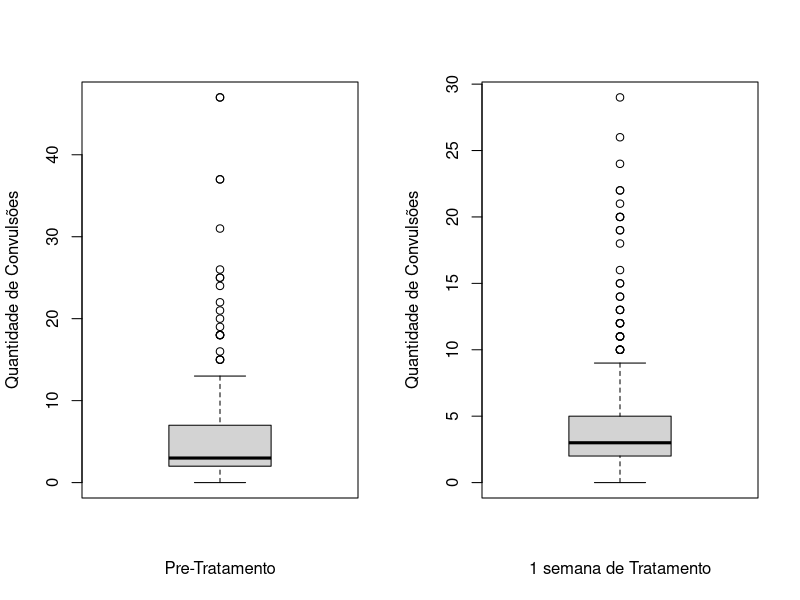

Here is the R script that generated this plot:

######################### Teste t Pareado #########################


# Passo 1: Carregar os pacotes que serao usados

if(!require(dplyr)) install.packages("dplyr") # Instalacao do pacote caso nao esteja instalado
library(dplyr)                                # Carregamento do pacote
if(!require(psych)) install.packages("psych") # Instalacao do pacote caso nao esteja instalado
library(psych)                                # Carregamento do pacote

# Passo 2: Carregar o banco de dados

# Importante: selecionar o diretorio de trabalho (working directory)
# Isso pode ser feito manualmente: Session > Set Working Directory > Choose Directory
# Ou usando a linha de codigo abaixo:
# setwd("")

dados <- read.csv('2-Semestre/Inferencia-STC853/Aula Computacional/Banco de Dados 4.csv', sep = ';', dec = ',', fileEncoding = "latin1") %>%
  rename(Convulsoes_PT = Convulsões_PT, Convulsoes_S1 = Convulsões_S1,
                     Convulsoes_S6 = Convulsões_S6, Genero = Gênero)
# View(dados)                                              # Visualizacao dos dados em janela separada
glimpse(dados)                                                 # Visualizacao de um resumo dos dados

# Passo 3: Verificacao da normalidade dos dados
#H0: Os dados são normais
#H1: Os dados não são normais
dados$DiferencaPTS1 <- dados$Convulsoes_PT - dados$Convulsoes_S1

shapiro.test(dados$DiferencaPTS1)


dados$DiferencaPTS6 <- dados$Convulsoes_PT - dados$Convulsoes_S6

shapiro.test(dados$DiferencaPTS6)

dados$DiferencaS1S6 <- dados$Convulsoes_S1 - dados$Convulsoes_S6

shapiro.test(dados$DiferencaS1S6)

## Deveria ter dado normalidade, seguiremos apenas para fins didáticos,
## mas tecnicamente os próximos testes não fazem mais sentido já que não temos normalidade dos dados
## Testar a diferença (dados da convulsao antes, e convulsao depois)
## Resultado rejeita a h0: dados não são normais


# Passo 4: Realizacao do teste t pareado
#H0: As médias dos dois grupos são iguais
#H1: As médias dos dois grupos não são iguais
t.test(dados$Convulsoes_PT, dados$Convulsoes_S1, paired = TRUE)

## Rejeita h0, ou seja, as médias não são iguais (médias diferentes)

# Passo 5 (opcional): Visualizacao da distribuicao dos dados

par(mfrow=c(1,2)) # Estabeleci que quero que os graficos saiam na mesma linha
boxplot(dados$Convulsoes_PT, ylab="Quantidade de Convulsões", xlab="Pre-Tratamento")
boxplot(dados$Convulsoes_S1, ylab="Quantidade de Convulsões", xlab="1 semana de Tratamento")


# Passo 6 (opcional): Analise descritiva dos dados
summary(dados$Convulsoes_PT)
summary(dados$Convulsoes_S1)

## Outra forma: pela funcao describe do pacote Psych
describe(dados$Convulsoes_PT)
describe(dados$Convulsoes_S1)
